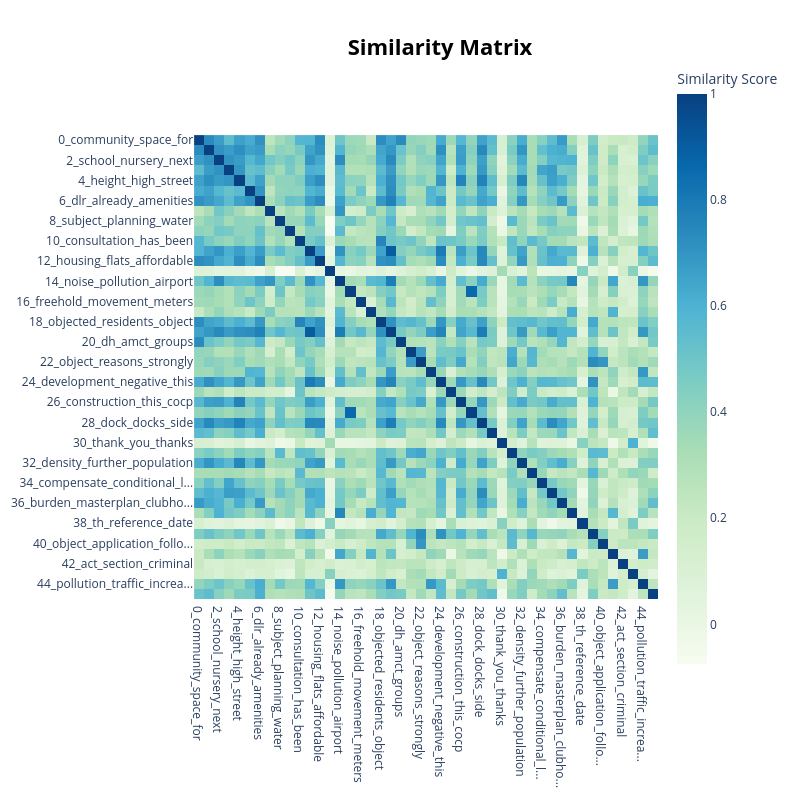

The notebook cell this image was saved under:
### Code cell
topic_model_no_place.visualize_heatmap()

### Figure 1 — Plotly figure (JSON) as saved in the notebook; plotly's stock layout.template omitted (floating-point values rounded to 4 significant figures; data arrays with more than 128 entries replaced by an {"elided": "..."} marker saying what was removed)
{"data": [{"coloraxis": "coloraxis", "hovertemplate": "x: %{x}<br>y: %{y}<br>Similarity Score: %{z}<extra></extra>", "name": "0", "type": "heatmap", "x": ["0_community_space_for", "1_green_space_was", "2_school_nursery_next", "3_sunlight_daylight_privacy", "4_height_high_street", "5_parking_car_already", "6_dlr_already_amenities", "7_noise_plant_acoustic", "8_subject_planning_water", "9_should_minimize_weekends", "10_consultation_has_been", "11_access_subsequently_will", "12_housing_flats_affordable", "13_gavin_mcintosh_floor", "14_noise_pollution_airport", "15_system_pipes_diverted", "16_freehold_movement_meters", "17_quality_air_neutral", "18_objected_residents_object", "19_will_access_increase", "20_dh_amct_groups", "21_strongly_proposal_object", "22_object_reasons_strongly", "23_traffic_calming_generation", "24_development_negative_this", "25_committee_strategic_dated", "26_construction_this_cocp", "27_pipes_system_repairs", "28_dock_docks_side", "29_retail_space_units", "30_thank_you_thanks", "31_planning_application_obj...", "32_density_further_population", "33_objections_objection_con...", "34_compensate_conditional_l...", "35_lock_properties_resident...", "36_burden_masterplan_clubho...", "37_dust_risk_mitigation", "38_th_reference_date", "39_development_this_objecti...", "40_object_application_follo...", "41_emissions_particulate_ve...", "42_act_section_criminal", "43_regards_kind_yours", "44_pollution_traffic_increa...", "45_commercial_units_lay"], "xaxis": "x", "y": ["0_community_space_for", "1_green_space_was", "2_school_nursery_next", "3_sunlight_daylight_privacy", "4_height_high_street", "5_parking_car_already", "6_dlr_already_amenities", "7_noise_plant_acoustic", "8_subject_planning_water", "9_should_minimize_weekends", "10_consultation_has_been", "11_access_subsequently_will", "12_housing_flats_affordable", "13_gavin_mcintosh_floor", "14_noise_pollution_airport", "15_system_pipes_diverted", "16_freehold_movement_meters", "17_quality_air_neutral", "18_objected_residents_object", "19_will_access_increase", "20_dh_amct_groups", "21_strongly_proposal_object", "22_object_reasons_strongly", "23_traffic_calming_generation", "24_development_negative_this", "25_committee_strategic_dated", "26_construction_this_cocp", "27_pipes_system_repairs", "28_dock_docks_side", "29_retail_space_units", "30_thank_you_thanks", "31_planning_application_obj...", "32_density_further_population", "33_objections_objection_con...", "34_compensate_conditional_l...", "35_lock_properties_resident...", "36_burden_masterplan_clubho...", "37_dust_risk_mitigation", "38_th_reference_date", "39_development_this_objecti...", "40_object_application_follo...", "41_emissions_particulate_ve...", "42_act_section_criminal", "43_regards_kind_yours", "44_pollution_traffic_increa...", "45_commercial_units_lay"], "yaxis": "y", "z": {"elided": "46x46 float values"}}], "layout": {"coloraxis": {"colorbar": {"title": {"text": "Similarity Score"}}, "colorscale": [[0, "rgb(247,252,240)"], [0.125, "rgb(224,243,219)"], [0.25, "rgb(204,235,197)"], [0.375, "rgb(168,221,181)"], [0.5, "rgb(123,204,196)"], [0.625, "rgb(78,179,211)"], [0.75, "rgb(43,140,190)"], [0.875, "rgb(8,104,172)"], [1, "rgb(8,64,129)"]]}, "height": 800, "hoverlabel": {"bgcolor": "white", "font": {"family": "Rockwell", "size": 16}}, "legend": {"title": {"text": "Trend"}}, "margin": {"t": 60}, "showlegend": true, "title": {"font": {"color": "Black", "size": 22}, "text": "<b>Similarity Matrix</b>", "x": 0.55, "xanchor": "center", "y": 0.95, "yanchor": "top"}, "width": 800, "xaxis": {"anchor": "y", "constrain": "domain", "domain": [0, 1], "scaleanchor": "y"}, "yaxis": {"anchor": "x", "autorange": "reversed", "constrain": "domain", "domain": [0, 1]}}}
